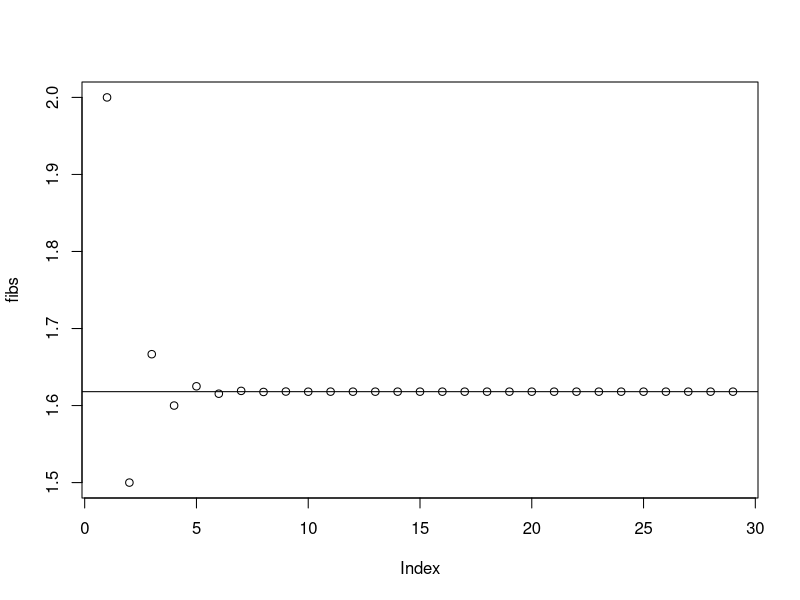

R code for this plot:
# plot fn / fn-1, n = 2 -> 30, fn = nth fibonacci number
# plot y = (1 / sqrt(5)) / 2

n = 30
a = 1
b = 1
cnt = 2

fibs = c()

while (cnt <= n) {
  c = a + b
  fibs[cnt-1] = c / b
  a = b
  b = c
  cnt = cnt + 1
}

l = (1 + sqrt(5)) / 2

plot(fibs)
abline(h=l)
